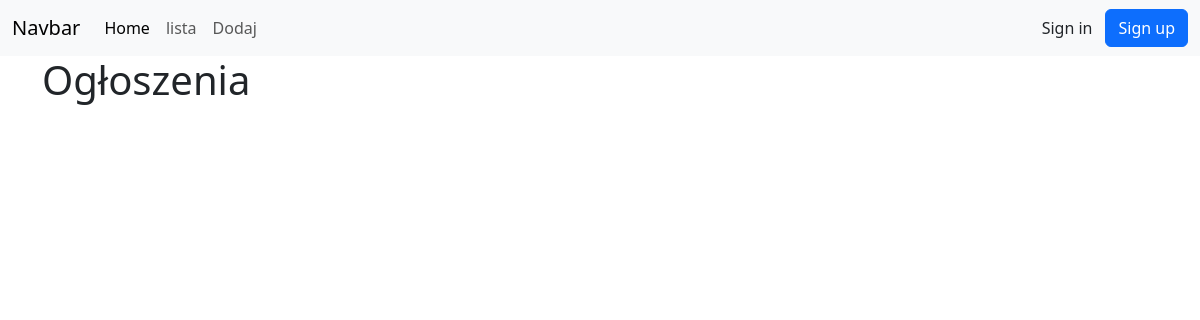
The app's page /ads, older data.
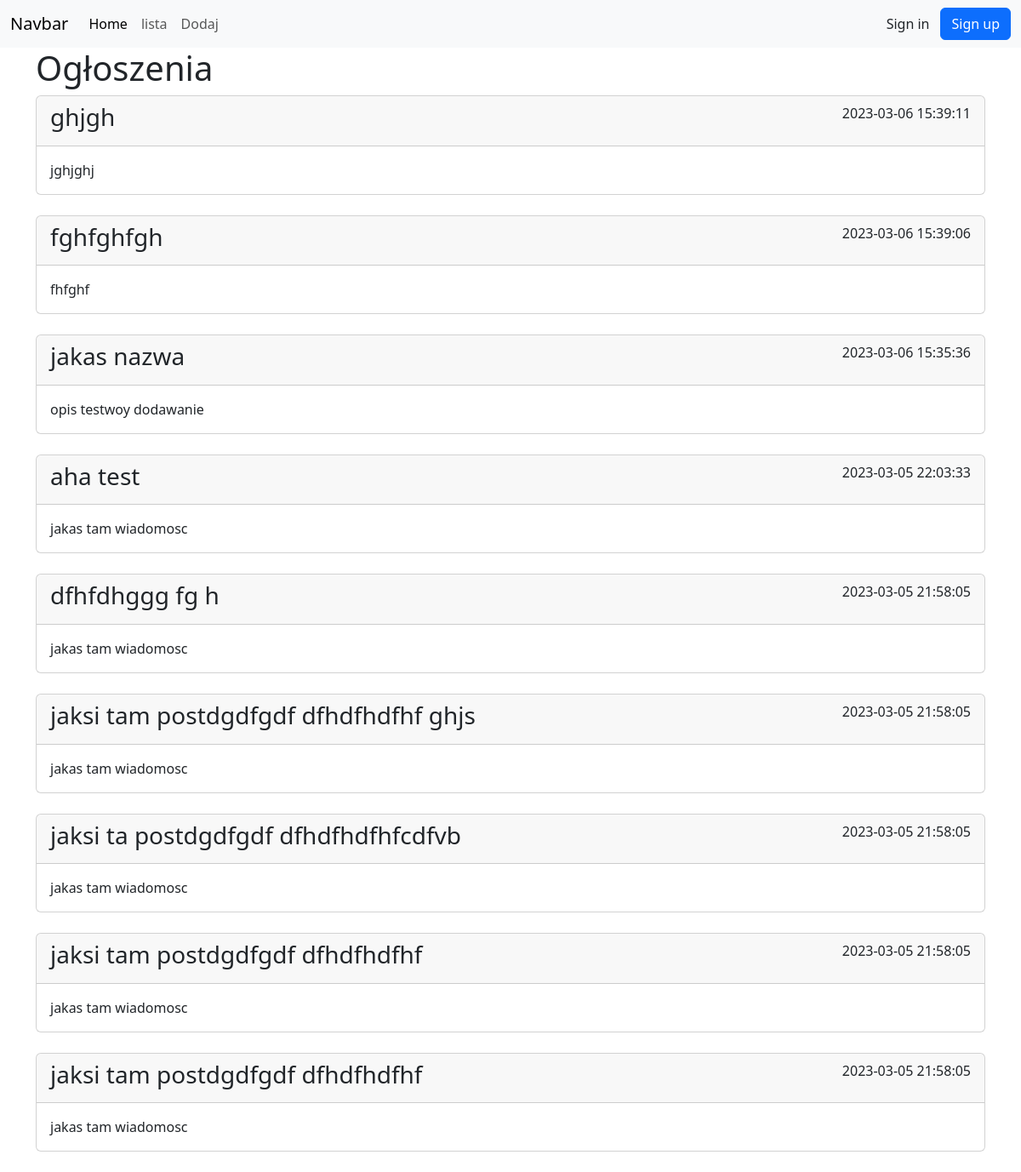
The same page, newer data.
### tables this page shows
CREATE TABLE `ads` (
  `id` int(11) NOT NULL,
  `title` varchar(255) DEFAULT NULL,
  `content` mediumtext DEFAULT NULL,
  `create_date` datetime DEFAULT current_timestamp(),
  `user_id` int(11) DEFAULT NULL
);

### app/Bootstrap.php (called while the page is built, shortened)
<?php
class Bootstrap{
    private $controller;
    private $action;
    private $argument;
    private $request;
    public function __construct($request)
    {
        $this->request = str_replace(ROOT_DOMAIN, "/", $request);
        $this->action = 'index';
        $this->argument = '';
    }
    public function createController(){
        return $this->controller;
    }
    private function processRequest(){
        $components = $this->splitURL();
        try {
            $controllerName = ucfirst(strtolower($components[0]));
            $controllerClass = $controllerName ."Controller";
            $this->controller = new $controllerClass($this->action, $this->argument);
        } catch (Exception $e) {
            $this->action = 'error';
            $this->argument = $e->getMessage();
            $this->controller = new $this->HomeController($this->action, $this->argument);
        }
    }
    private function splitURL(){
        return explode("/", filter_var(trim($this->request, "/"), FILTER_SANITIZE_URL));
    }
}

### controllers/ads.php (called while the page is built, shortened)
<?php
class AdsController extends Controller{
    public function Index(){
        $model = new Ad();
        $data = $model->Index();
        $this->returnView('ads/index', $data);
    }
}

### app/Model.php (called while the page is built, shortened)
<?php
abstract class Model{
    protected $dbh;
    protected $stmt;
    public function __construct(){
        $this->dbh = new PDO("mysql:host=".DB_HOST.";dbname=".DB_NAME, DB_USER, DB_PASS);
    }
    public function query($query){
        $this->stmt = $this->dbh->prepare($query);
    }
    public function execute(){
        $this->stmt->execute();
    }
    public function  resolve(){
        $this->execute();
        return $this->stmt->fetchAll(PDO::FETCH_ASSOC);
    }
}

### models/ad.php (called while the page is built, shortened)
<?php
class ad extends Model{
    public function Index(){
        $this->query("SELECT * FROM ads ORDER BY create_date DESC");
        $rows = $this->resolve();
        return $rows;
    }
}

### views/ads/index.php (the view, shortened to what this page needs)
<h1>Ogłoszenia</h1>
    <?php foreach($data_view as $row) : ?>
        <div class="card">
            <div class="card-header">
                <h3><?php echo $row['title'] ?></h3>
                <span><?php echo $row['create_date'] ?><br/>
                </span>
            </div>
            <div class="card-body">
                <p class="card-text"><?php echo $row['content'] ?></p>
            </div>
        </div>
        <br/>
    <?php endforeach ?>

### index.php (shortened to what this page needs)
<?php
$requestUrl = "{$_SERVER['HTTP_HOST']}{$_SERVER['REQUEST_URI']}";
$bootstrap = new Bootstrap($requestUrl);
$controller = $bootstrap->createController();
if($controller){
    $controller->executeAction();
}

### app/Controller.php (shortened to what this page needs)
<?php
class Controller{
    protected $action;
    protected $argument;
    public function __construct($action, $argument=null){
        $this->action = $action;
        $this->argument = $argument;
    }
    public function executeAction()
    {
        return $this->argument == null ?
            $this->{$this->action}() :
            $this->{$this->action}($this->argument);
    }
    protected function returnView($view, $data=null, $isChildView=true)
    {
        $view = 'views/'.$view.'.php';
        $data_view = $data;
        if($isChildView){
            require('views/main.php');
        }
        else{require($view);}
    }
}

### views/main.php (shortened to what this page needs)
<!doctype html>
<html lang="en">
  <head>
    <link href="https://cdn.jsdelivr.net/npm/bootstrap@5.3.0-alpha1/dist/css/bootstrap.min.css" rel="stylesheet">
  </head>
  <body>
  <nav class="navbar navbar-expand-lg bg-body-tertiary">
  <div class="container-fluid">
    <a class="navbar-brand" href="<?php echo ROOT_URL ?>">Navbar</a>
    <div class="collapse navbar-collapse" id="navbarSupportedContent">
      <ul class="navbar-nav me-auto mb-2 mb-lg-0">
        <li class="nav-item">
          <a class="nav-link active" aria-current="page" href="<?php echo ROOT_URL ?>">Home</a>
        </li>
        <li class="nav-item">
          <a class="nav-link" href="<?php echo ROOT_URL ?>ads">lista</a>
        </li>
        <li class="nav-item">
          <a class="nav-link" onclick="handleEvent('addNew', 0)" style="cursor:pointer;">Dodaj</a>
        </li>
      </ul>
      <ul class="nav navbar-nav navbar-right">
        <?php
          if(isset($_SESSION["is_logged_in"])): ?>
            <li class="nav-item"><a class="btn" href="<?php echo ROOT_URL ?>">Witaj <?php echo $_SESSION["user_data"]["name"] ?></a></li>
            <li class="nav-item"><a class="btn btn-danger" href="<?php echo ROOT_URL ?>users/logout">Wyloguj</a></li>
          <?php else: ?>
            <li class="nav-item"><a class="btn" href="<?php echo ROOT_URL ?>users/login">Sign in</a></li>
            <li class="nav-item"><a class="btn btn-primary" href="<?php echo ROOT_URL ?>users/register">Sign up</a></li>
          <?php endif; ?>
      </ul>
    </div>
  </div>
</nav>
    <div class="container">
        <div class="row">
            <div class="col-12">
                <?php require($view); ?>
            </div>
        </div>
    </div>
  </body>
</html>

### views/main.php (style rules this page uses)
.card-header > h3 { float:left; }
.card-header > span { float:right; }

Row changes from the older to the newer data that the page shows:
added ads: title "ghjgh", create_date "2023-03-06 15:39:11", content "jghjghj"
added ads: title "fghfghfgh", create_date "2023-03-06 15:39:06", content "fhfghf"
added ads: title "jakas nazwa", create_date "2023-03-06 15:35:36", content "opis testwoy dodawanie"
added ads: title "aha test", create_date "2023-03-05 22:03:33", content "jakas tam wiadomosc"
added ads: title "dfhfdhggg fg h", create_date "2023-03-05 21:58:05", content "jakas tam wiadomosc"
added ads: title "jaksi tam postdgdfgdf dfhdfhdfhf ghjs", create_date "2023-03-05 21:58:05", content "jakas tam wiadomosc"
added ads: title "jaksi ta postdgdfgdf dfhdfhdfhfcdfvb", create_date "2023-03-05 21:58:05", content "jakas tam wiadomosc"
added ads: title "jaksi tam postdgdfgdf dfhdfhdfhf", create_date "2023-03-05 21:58:05", content "jakas tam wiadomosc"
added ads: title "jaksi tam postdgdfgdf dfhdfhdfhf", create_date "2023-03-05 21:58:05", content "jakas tam wiadomosc"
